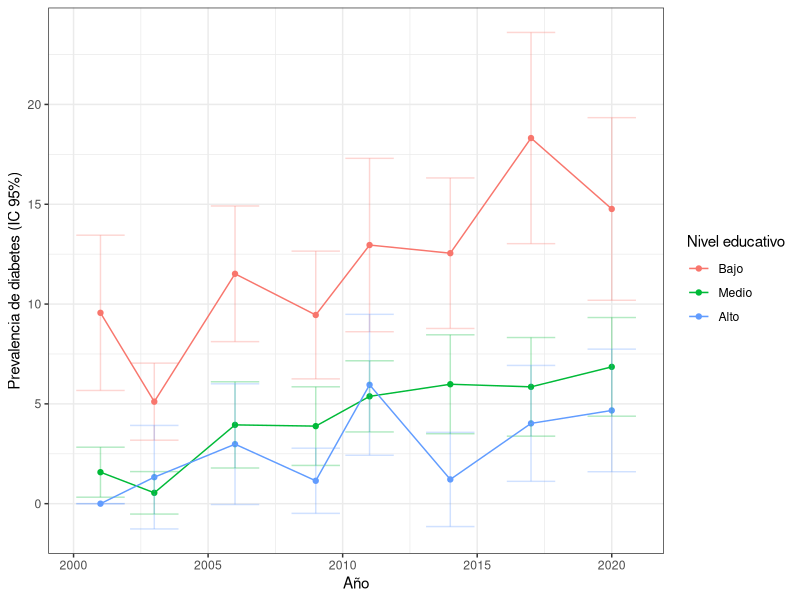

Write R code to recreate this figure.
library(tidyverse)

dta <- read_csv("prevalencias_ccaa.csv")


dta_asturias <- dta %>%
  filter(sexo=="Overall", ccaa==3) %>%
  mutate(educa=case_when(education_3==1~"Bajo", 
                         education_3==2~"Medio", 
                         education_3==3~"Alto"), 
         educa=factor(educa, levels=c("Bajo", "Medio", "Alto")))

figura_asturias <- 
  ggplot(dta_asturias, aes(x=encuesta, y=diabetes*100, color=educa, 
             ymin=diabetes_low*100, ymax=diabetes_upp*100))+
  geom_point()+
  geom_errorbar(alpha=0.3)+
  geom_line()+
  #scale_x_date(date_labels = "%Y")+
  labs(x="Año", y="Prevalencia de diabetes (IC 95%)")+
  guides(color=guide_legend(title="Nivel educativo"))+
  theme_bw()
figura_asturias
